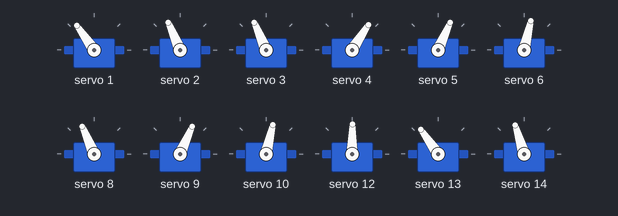
A sketch run on a simulated Arduino Uno, built with avr-gcc and run on an emulated ATmega328P. On the bench: 12 × servo. What the sketch prints to the serial monitor is not drawn.

Above: at 0.1 s.
At 5.1 s:
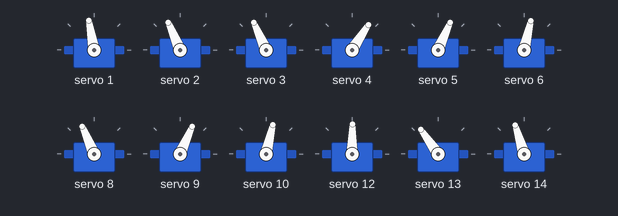
At 10.2 s:
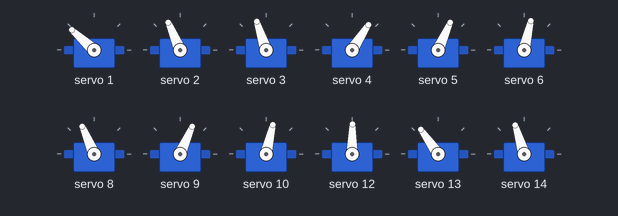
At 25.3 s:
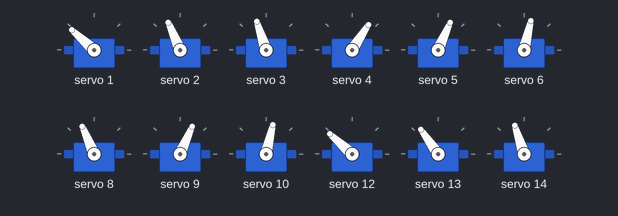
At 30.3 s:
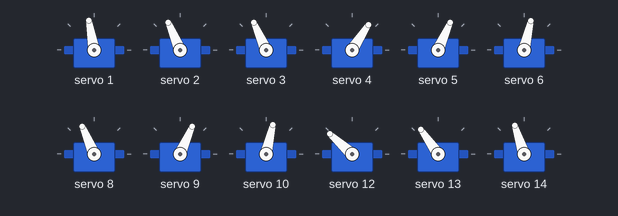
Timing chart, 0 to 36.8 s (numbered marks = the images above):
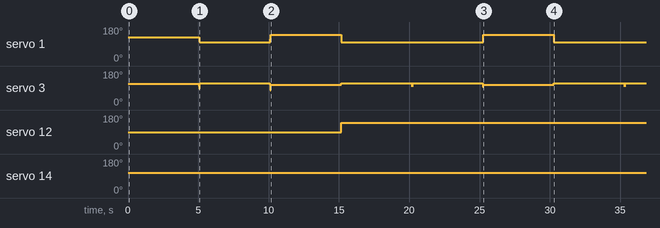

The sketch:

Tes_Pergerakan.ino
```cpp
#include <Adafruit_PWMServoDriver.h>
#include <Wire.h>
Adafruit_PWMServoDriver pwm = Adafruit_PWMServoDriver();

#define SERVOMIN  150 // This is the 'minimum' pulse length count (out of 4096)
#define SERVOMAX  600 // This is the 'maximum' pulse length count (out of 4096)
#define USMIN  600 // This is the rounded 'minimum' microsecond length based on the minimum pulse of 150
#define USMAX  2400 // This is the rounded 'maximum' microsecond length based on the maximum pulse of 600
#define SERVO_FREQ 50

uint8_t servonum = 0;

//Derajat untuk for()
unsigned int PKiD = 90;//Pangkal Kiri Depan. Forward Limit : 60. Backward Limit : 120.
unsigned int TKiD = 80;//Tengah Kiri Depan.
unsigned int UKiD = 80;//Ujung Kiri Depan. Out Limit : 40. In Limit : 100.

unsigned int PKiB = 33;//Pangkal Kiri Belakang. Forward Limit : 1. Backward Limit : 60.
unsigned int TKiB = 40;//Tengah Kiri Belakang.
unsigned int UKiB = 50;//Ujung Kiri Belakang. Out Limit : 80. In Limit : 20.

unsigned int PKaD = 80;//Pangkal Kanan Depan. Forward Limit : 100. Backward Limit : 30.
unsigned int TKaD = 40;//Tengah Kanan Depan.
unsigned int UKaD = 50;//Ujung Kanan Depan. Out Limit : 90/100. In Limit : 30.

unsigned int PKaB = 60;//Pangkal Kanan Belakang. Forward Limit : 100. Backward Limit : 40.
unsigned int TKaB = 90;//Tengah Kanan Belakang.
unsigned int UKaB = 75;//Ujung Kanan Belakang. Out Limit : 35. In Limit : 100.

void setup() {
  // put your setup code here, to run once:
  Serial.begin(9600);
  Serial.println("8 channel Servo test!");

  pwm.begin();

  pwm.setOscillatorFrequency(27000000);
  pwm.setPWMFreq(SERVO_FREQ);  // Analog servos run at ~50 Hz updates

  delay(10);

}
int angleToPulse(int ang) {
  int pulse = map(ang, 0, 180, SERVOMIN, SERVOMAX);
  return pulse;

}
void loop() {
  // put your main code here, to run repeatedly:
  InitialState();
  delay(5000);
  Maju();
}

void InitialState() {
  //Kaki Kiri Depan
  pwm.setPWM(1, 0, angleToPulse(PKiD) ); //Pangkal
  pwm.setPWM(2, 0, angleToPulse(TKiD) ); //Tengah
  pwm.setPWM(3, 0, angleToPulse(UKiD) ); //Ujung

  //Kaki Kiri Belakang
  pwm.setPWM(4, 0, angleToPulse(PKiB) ); //Pangkal
  pwm.setPWM(5, 0, angleToPulse(TKiB) ); //Tengah
  pwm.setPWM(6, 0, angleToPulse(UKiB) ); //Ujung

  //Kaki Kanan depan
  pwm.setPWM(8, 0, angleToPulse(PKaD) ); //Pangkal
  pwm.setPWM(9, 0, angleToPulse(TKaD) ); //Tengah
  pwm.setPWM(10, 0, angleToPulse(UKaD) ); //Ujung

  //Kaki Kanan Belakang
  pwm.setPWM(12, 0, angleToPulse(PKaB) ); //Pangkal
  pwm.setPWM(13, 0, angleToPulse(TKaB) ); //Tengah
  pwm.setPWM(14, 0, angleToPulse(UKaB) ); //Ujung
}

void Maju(){
  //Kaki Kiri Depan Maju
  for(UKiD; UKiD >= 50; UKiD--){//Ujung kaki keluar (80 ->50)
    pwm.setPWM(3, 0, angleToPulse(UKiD));//Ujung
  }
  for(PKiD; PKiD >= 70; PKiD--){//Pangkal kaki kedepan (90 ->70)
    pwm.setPWM(1, 0, angleToPulse(PKiD) ); //Pangkal
  }
  for(UKiD; UKiD <= 80; UKiD++){//Ujung kaki keluar (50 -> 80)
    pwm.setPWM(3, 0, angleToPulse(UKiD));//Ujung
  }

  pwm.setPWM(3, 0, angleToPulse(UKiD) ); //Ujung
  pwm.setPWM(1, 0, angleToPulse(PKiD) ); //Pangkal
  delay(5000);

  //Kaki Kanan Belakang Maju
  for(UKaB; UKaB >= 50; UKaB--){//Ujung kaki keluar (75 -> 50)
    pwm.setPWM(3, 0, angleToPulse(UKaB));//Ujung
  }
  for(PKaB; PKaB <= 100; PKaB++){//Pangkal kaki kedepan (60 -> 100)
    pwm.setPWM(1, 0, angleToPulse(PKaB) ); //Pangkal
  }
  for(UKaB; UKaB <= 75; UKaB++){//Ujung kaki keluar (50 -> 75)
    pwm.setPWM(3, 0, angleToPulse(UKaB));//Ujung
  }

   pwm.setPWM(1, 0, angleToPulse(PKaB) ); //Pangkal
   pwm.setPWM(3, 0, angleToPulse(UKaB));//Ujung
   delay (5000);

   //Kaki Kanan Depan Maju, Kaki Kiri Depan dan Kaki Kanan Belakang Mundur

}
```

Measured:
- by itself, servo 1: goes 100° 5.1 s, 138° 5.0 s, 100° 10.1 s, 138° 5.0 s, then 100°
- by itself, servo 12: 89° → 138° at 15.2 s
- by itself, servo 14: 107° → 108° at 15.2 s
